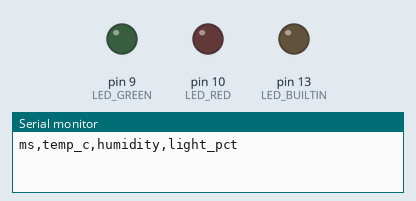
Recording of a sketch running on a simulated Arduino Uno, built with avr-gcc and run on an emulated ATmega328P. On the bench: output pins drawn as LEDs (lit = HIGH), the last lines printed to the serial monitor. Random numbers use the default seed unless the sketch sets one.

Above: at 0.1 s.
At 2.1 s:
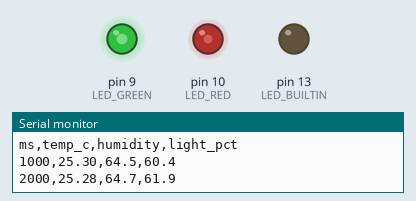
At 10.1 s:
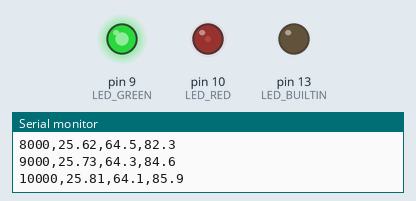
At 19.1 s:
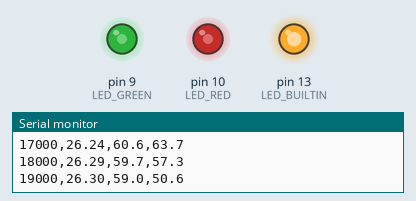
At 29.1 s:
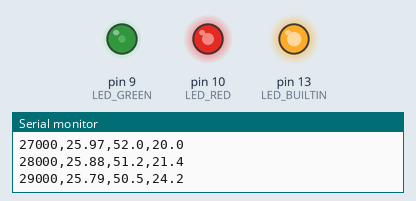
At 39.1 s:
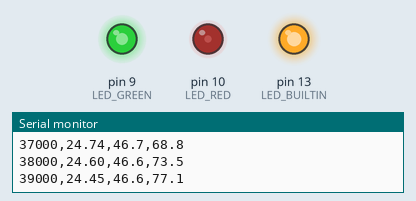
Timing chart, 0 to 40.0 s (numbered marks = the images above):
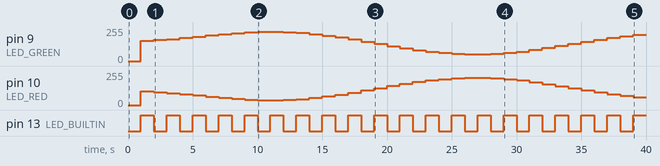

The sketch:

smart_monitor.ino
```cpp
// Smart Environment Monitor (Simulation Mode)
// Logs ms,temp_c,humidity,light_pct and drives LEDs with PWM.
// No external sensors required. Ready to extend with DHT11 + LDR later.

// ---------- USER SETTINGS ----------
const unsigned long SAMPLE_MS = 1000; // sample period (ms)
const float ALPHA = 0.15f;            // EMA smoothing factor (0.05–0.3 good)

const int LED_GREEN = 9;   // PWM -> brighter when "light" is high
const int LED_RED   = 10;  // PWM -> brighter when "light" is low (inverse)

// ---------- State ----------
unsigned long lastSample = 0;
float tempEMA = NAN, humEMA = NAN, lightEMA = NAN;

// ---------- Helpers: simple signal generators ----------
float fakeTemp(unsigned long ms) {
  // base 24–26C with slow daily-like swing + small noise
  float t = 25.0 + 1.5 * sin( (ms / 60000.0) * TWO_PI );      // 1 cycle / minute
  t += (random(-30, 30) / 100.0);                             // ±0.30C noise
  return t;
}

float fakeHum(unsigned long ms) {
  // 45–65% with phase shift + noise
  float h = 55.0 + 10.0 * sin( (ms / 60000.0) * TWO_PI + 1.2 );
  h += (random(-50, 50) / 100.0);                             // ±0.50% noise
  // clamp to a sane range
  if (h < 30.0) h = 30.0;
  if (h > 85.0) h = 85.0;
  return h;
}

float fakeLightPct(unsigned long ms) {
  // 0–100% smoothly varying; add a little wobble
  float w = (sin( (ms / 30000.0) * TWO_PI ) * 0.5f + 0.5f) * 100.0f; // 0..100
  w += 3.0f * sin( (ms / 2000.0) * TWO_PI );                         // fast wobble
  if (w < 0) w = 0; if (w > 100) w = 100;
  return w;
}

float ema(float prev, float x) {
  if (isnan(prev)) return x;
  return ALPHA * x + (1.0f - ALPHA) * prev;
}

void setup() {
  randomSeed(analogRead(A0)); // seed RNG from floating pin
  pinMode(LED_GREEN, OUTPUT);
  pinMode(LED_RED, OUTPUT);
  pinMode(LED_BUILTIN, OUTPUT);

  Serial.begin(9600);
  while (!Serial) { ; } // for Leonardo/Native USB; harmless on Uno
  Serial.println("ms,temp_c,humidity,light_pct");
}

void loop() {
  unsigned long now = millis();
  if (now - lastSample < SAMPLE_MS) return;
  lastSample = now;

  // --- Simulated raw readings ---
  float tRaw = fakeTemp(now);
  float hRaw = fakeHum(now);
  float lRaw = fakeLightPct(now);

  // --- Smooth with EMA ---
  tempEMA  = ema(tempEMA,  tRaw);
  humEMA   = ema(humEMA,   hRaw);
  lightEMA = ema(lightEMA, lRaw);

  // --- LED output (PWM) ---
  // Green follows light; Red is inverse
  int g = map((int)round(lightEMA), 0, 100, 0, 255);
  int r = 255 - g;
  analogWrite(LED_GREEN, constrain(g, 0, 255));
  analogWrite(LED_RED,   constrain(r, 0, 255));

  // Heartbeat
  digitalWrite(LED_BUILTIN, (now / SAMPLE_MS) % 2);

  // --- CSV output ---
  Serial.print(now); Serial.print(",");
  Serial.print(tempEMA, 2); Serial.print(",");
  Serial.print(humEMA, 1);  Serial.print(",");
  Serial.println(lightEMA, 1);
}
```

Measured:
- by itself, pin 13 (LED_BUILTIN): alternates HIGH for 1.0 s and LOW for 1.0 s
- by itself, pin 10 (LED_RED): 0/255 → 102/255 at 1.0 s, → 97/255 1.0 s later, → 90/255 1.0 s later, → 82/255 1.0 s later, … (37 changes in this stretch)
- by itself, pin 9 (LED_GREEN): 0/255 → 153/255 at 1.0 s, → 158/255 1.0 s later, → 165/255 1.0 s later, → 173/255 1.0 s later, … (37 changes in this stretch)
